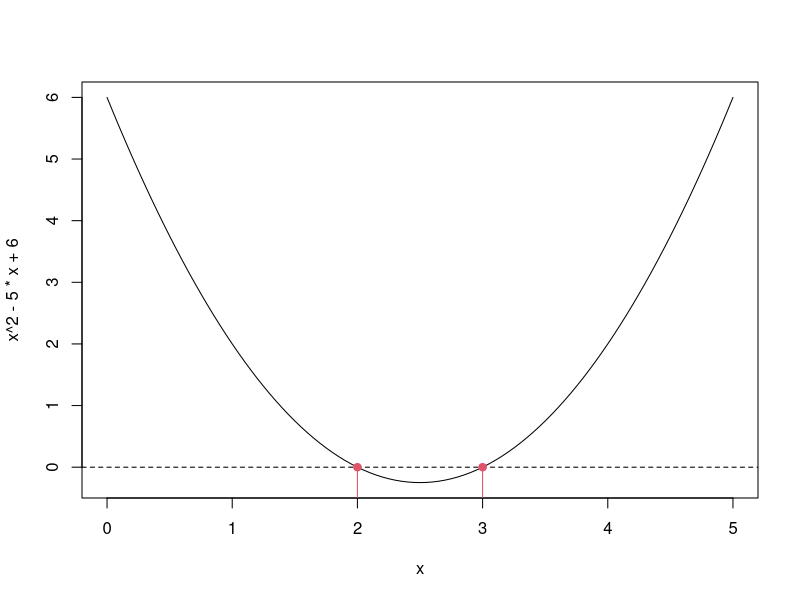
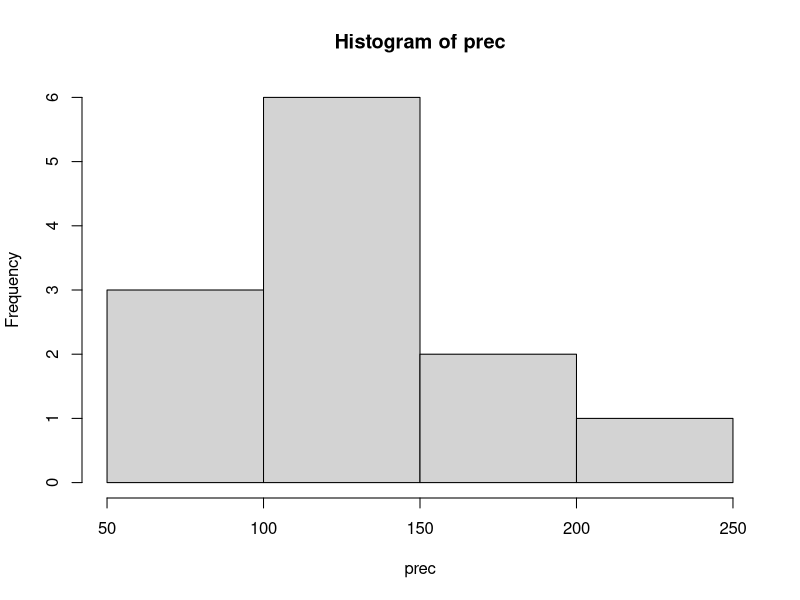
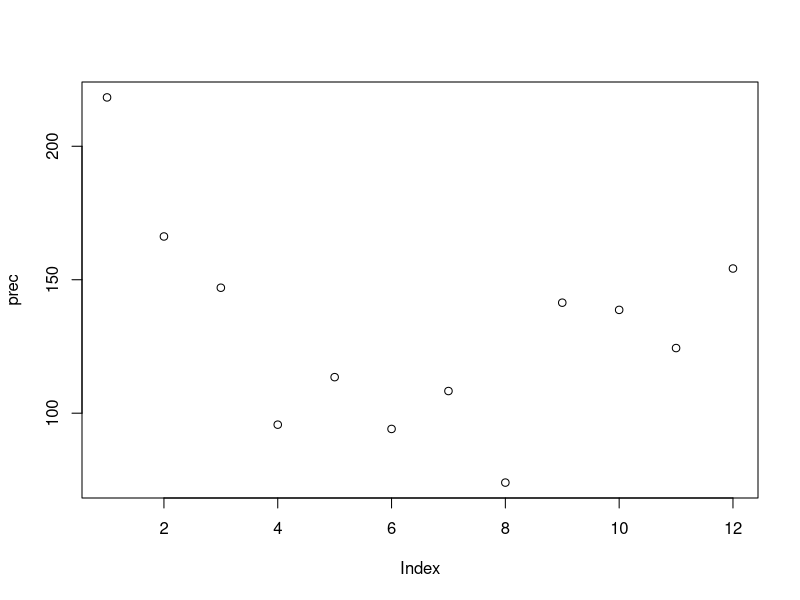
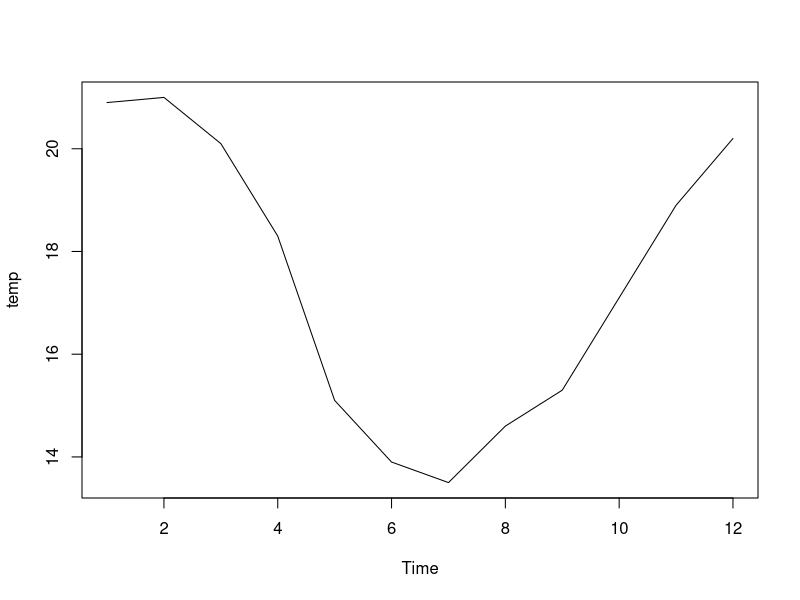
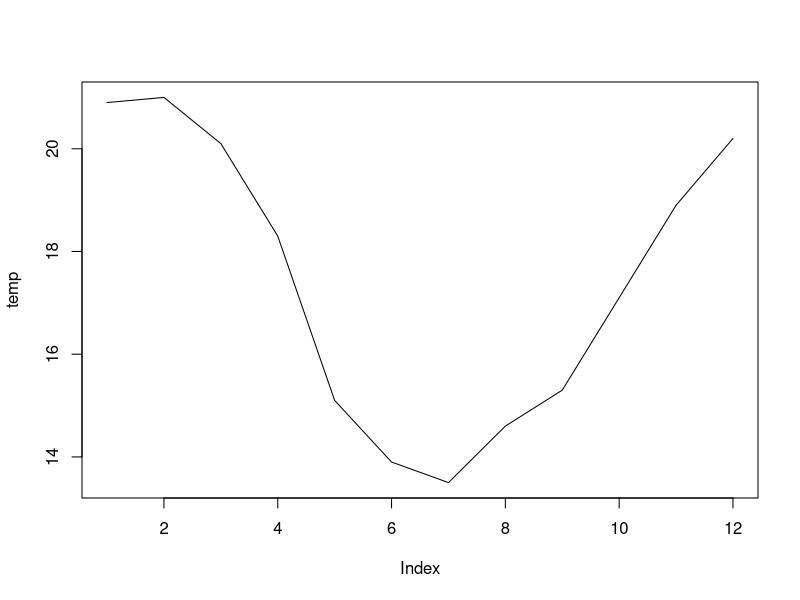
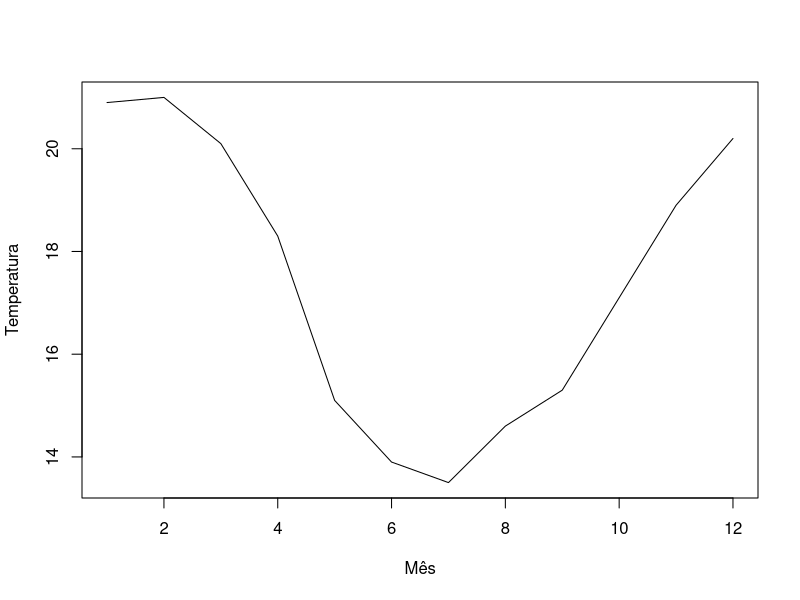
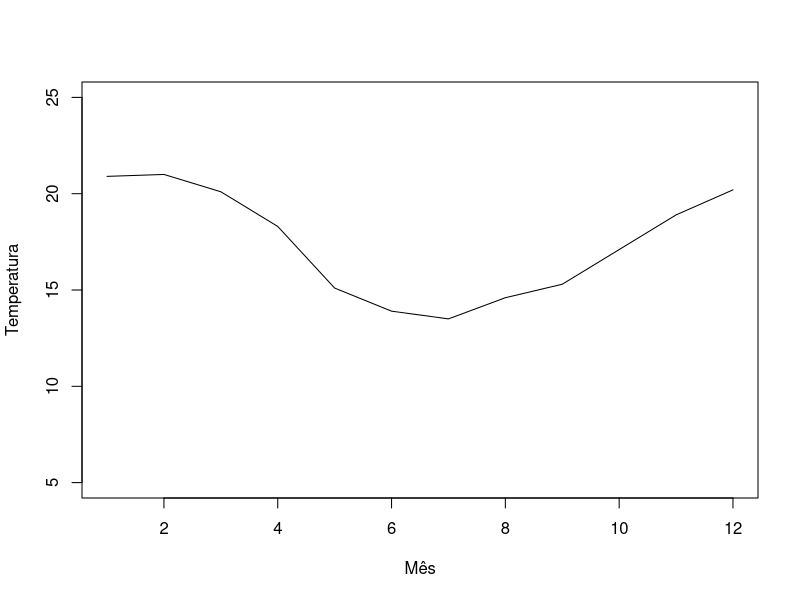
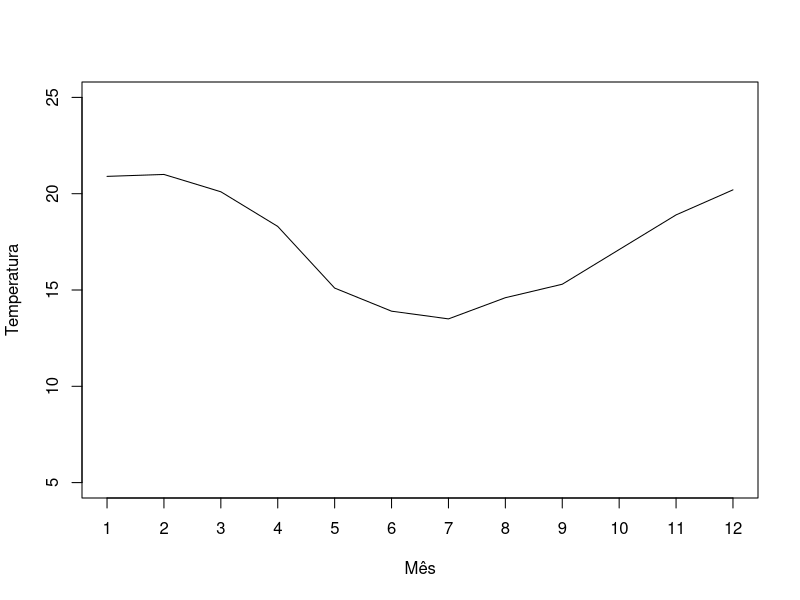

These charts were generated, in order, by the following R code:
##======================================================================
## Esse é o script mostrado e construído na aula do dia 2020-05-27. Ele
## é usado aqui para criar uma continuação na aula do dia 2020-06-03.

#########################################################################
##
## Disciplina Transversal
## MEPC-2020
## Aula 1   20/05/2020
##
## Profs Fernando Mayer e Paulo Justiniano
##
#########################################################################

##======================================================================
## Script pré aula
##----------------------------------------------------------------------

## Tudo que está depois de um '#' é um comentário e não será executado.

## O R como uma calculadora
2 + 2    # Com o cursor nesta linha, aperte Ctrl + Enter

## O comando acima é "enviado" ao console (abaixo) e executado. No
## entanto, o resultado da operação não está armazenada em nenhum lugar.
## Para "salvar" o resultado, atribua a operação à uma variável qualquer
x = 2 + 2

## Note que o resultado da operação não é mostrado. Para visualizar o
## resultado, digite o nome da variável
x

## Vamos criar uma nova variável, como resultado de outra operação
y = 3 * 2
y

## Podemos agora fazer operações com estas variáveis, como por exemplo
x + y

## Para visualizar as variáveis que criamos, usamos a função ls()
ls()

## Para remover as variáveis criadas, usamos a função rm()
rm(x, y)

## Verifique que 'x' e 'y' não existem mais
ls()


## Agora é a sua vez!

## Cria três variáveis: 'x', 'y' e 'z', com os respectivos valores: 5,
## 3, e 2.
x = 5
y = 3
z = 2
## NOTE que = deveria ser <-
x <- 5
y <- 3
z <- 2
## NOTE que também poderia fazer
x <- 5; y <- 3; z <- 2

## Divida x por y
x/y

## Calcule z vezes y
z * y

## Calcule 2 vezes y, salvando o resultado em uma nova variável chamada
## 'w'
w <- 2 * y
2 * y -> w
w

## Calcule x vezes w
x * w

## Convertendo escalas de temperatura.
## Considere que você quer converter a temperatura de 25°C (graus
## Celsius - C) para as escalas Kelvin (K) e Fahrenheit (F).

## Crie uma variável para armazenar o valor da temperatura em Celsius (25)
temp_c <- 25
temp_c
temp_C <- 30
temp_C
temp.c <- 25
tempC <- 25

## NOTE sobre nomes de variáveis:
## - Não podem começar com número
## - Não podem conter espaço
## - "Sensível ao caso"
## - Podem ser separadas por ponto, underline, ou snakeCase ou CamelCase

## Crie uma nova variável para armazenar o resultado da conversão da
## temperatura em Celsius para Kelvin através da seguinte relação:
## K = C + 273.15
temp_k <- temp_c + 273.15
temp_k
(temp_k <- temp_c + 273.15)

## Crie uma nova variável para armazenar o resultado da conversão da
## temperatura em Celsius para Fahrenheit através da seguinte relação:
## F = (C * 9/5) + 32
(temp_f <- temp_c * 9/5 + 32)
## NOTE sobre ordem de operações
(temp_f <- (temp_c * 9/5) + 32)

## Agora faça o caminho inverso: converta a temperatura calculada em
## Kelvin para Celsius com
## C = K - 273.15
(temp_c <- temp_k - 273.15)

## Converta a temperatura em Fahrenheit para Celsius com
## C = (F - 32) * 5/9
(temp_c <- temp_f - 32 * 5/9)
## NOTE sobre ordem de operações
(temp_c <- (temp_f - 32) * 5/9)

## Encontre as raízes da equação x^2 - 5x + 6
## Veja https://pt.wikipedia.org/wiki/Equação_quadrática
a <- 1; b <- -5; c <- 6
## Fórmula de Bhaskara
(-b - sqrt(b^2 - 4 * a * c))/(2 * a)
(-b + sqrt(b^2 - 4 * a * c))/(2 * a)

## Visualização
curve(x^2 - 5 * x + 6, from = 0, to = 5)
abline(h = 0, lty = 2)
segments(x0 = 2, y0 = -1, x1 = 2, y1 = 0, col = 2)
segments(x0 = 3, y0 = -1, x1 = 3, y1 = 0, col = 2)
points(2, 0, pch = 19, col = 2)
points(3, 0, pch = 19, col = 2)


##----------------------------------------------------------------------
## FIM Script pré aula
##======================================================================

x <- 2
vet <- c(5, 3, 2)
vet
length(vet)

temp <- c(temp_c, temp_k, temp_f)
temp
names(temp)
names(temp) <- c("Celsius", "Kelvin", "Fahrenheit")
names(temp)
temp

## Regra da reciclagem

vet
vet + 2
vet + c(2, 4, 5)

vet + c(2, 4)

## Indexação
vet[1]
vet[3]
vet[-1]
vet[c(1, 3)]
vet[-c(1, 3)]
vet[]

## Seleção condicional
vet[3]
vet[vet == 2]
vet[vet >= 3]
vet[vet != 3]

vet == 2


prec <- c(218.3, 166.2, 147, 95.7, 113.5, 94.1, 108.3, 74, 141.4,
          138.7, 124.4, 154.2)
summary(prec)
mean(prec)
hist(prec)
plot(prec)

## Tudo no R é um objeto!
## Os objetos podem ter diferentes formatos.

nomes <- c("João", "Maria", "José")
nomes

sol <- c(160.5, 151.3, 163.1, 155.5, 148.8, 141.3, 162.1,
         173, 124.3, 136.7, 163.5, 164.7)

## O script da aula do dia 2020-05-27 termina aqui
##======================================================================

##======================================================================
## Continuação

## A ideia agora é "misturar" coisas mais aplicadas com coisas mais
## conceituais, começando pela continuação desse exemplo de Curitiba.

##----------------------------------------------------------------------
## PERGUNTAS da aula anterior:

## 1. Aline Aparecida: como plotar sendo y = valores médios de
## temperatura e x = horas de 0 a 23, sendo que todas as horas devem
## aparecer no eixo X?
## Resposta nos gráficos mais abaixo.

## 2. André Vinícius: Não faz diferença entre reais e inteiros? Como
## 9./5. ou 9/5
## Resposta: não, porque
9/5
9./5.
typeof(9)
typeof(9/5)
typeof(9./5.)
9L
typeof(9L)
as.integer(9)
typeof(as.integer(9))
##----------------------------------------------------------------------

##======================================================================
## Entrada de dados manual

##----------------------------------------------------------------------
## Dados de horas de sol, precipitação e temperatura, por mês, na cidade
## de Curitiba. Ver tabela em:
## https://pt.wikipedia.org/wiki/Curitiba#Clima

## Temperatura média mensal --------------------------------------------
temp <- c(20.9, 21, 20.1, 18.3, 15.1, 13.9, 13.5, 14.6, 15.3,
          17.1, 18.9, 20.2)
## NOTE falar sobre colocar tudo em uma linha ou quebrar linha (no
## script)
## NOTE mostrar indexação
temp[1]
temp[c(1, 3)]

## Medidas resumo
mean(temp)
median(temp)
sd(temp)
summary(temp)

## Dando nome para os elementos
meses <- c("Jan", "Fev", "Mar", "Abr", "Mai", "Jun", "Jul",
           "Ago", "Set", "Out", "Nov", "Dez")
meses
length(meses)
names(temp)
names(temp) <- meses
names(temp)
temp
## Medidas resumo
mean(temp)
median(temp)
sd(temp)
summary(temp)
range(temp)
min(temp)
max(temp)
## Indexação
temp[1]
temp["Jan"]
temp[c(1, 3)]
temp[c("Jan", "Mar")]

## Como descobrir temperaturas máximas e mínimas
which.min(temp)
which.max(temp)
temp[which.min(temp)]
temp[which.max(temp)]

## Objetos reservados no R
month.abb
month.name
letters
LETTERS

## Gráficos de série temporal
plot.ts(temp)
plot(temp, type = "l")
plot(temp, type = "l", xlab = "Mês", ylab = "Temperatura")
plot(temp, type = "l", xlab = "Mês", ylab = "Temperatura",
     ylim = c(5, 25))

## Para aparecer o mês 1
## NOTE resposta para a pergunta 1
plot(temp, type = "l", xlab = "Mês", ylab = "Temperatura",
     ylim = c(5, 25), axes = FALSE)
axis(2)
axis(1, at = 1:12, labels = 1:12)
box()

## Incluindo os meses identificados pelo nome
plot(temp, type = "l", xlab = "Mês", ylab = "Temperatura",
     ylim = c(5, 25), axes = FALSE)
axis(2)
axis(1, at = 1:12, labels = meses)
box()

## Completo
plot(temp, type = "l", xlab = "Mês",
     ylab = expression(paste("Temperatura (", degree, "C)")),
     ylim = c(5, 25), axes = FALSE,
     main = "Temperatura média na cidade de Curitiba",
     sub = "Fonte: https://pt.wikipedia.org/wiki/Curitiba#Clima")
axis(2)
axis(1, at = 1:12, labels = meses)
box()
## Para símbolos, veja ?plotmath

## Distribuição das temperaturas
hist(temp)
hist(temp, freq = FALSE) # não é proporção, e sim densidade
hist(temp, xlab = "Temperatura", ylab = "Frequência",
     main = "Temperatura média na cidade de Curitiba")

## Usando boxplot
quantile(temp)
## ver help(quantile) e mostrar que xistem 9 tipos implementados para o
## cálculo dos quantis
## Esses dois são equivalentes
fivenum(temp)
boxplot.stats(temp)$stats
boxplot(temp)
boxplot(temp, horizontal = TRUE)

## Comparando histograma com boxplot
par(mfrow = c(2, 1))
hist(temp)
boxplot(temp, horizontal = TRUE, ylim = c(12, 22))
par(mfrow = c(1, 1))

## Precipitação média mensal -------------------------------------------
prec <- c(218.3, 166.2, 147, 95.7, 113.5, 94.1, 108.3, 74, 141.4,
          138.7, 124.4, 154.2)
summary(prec)
mean(prec)
median(prec)
sd(prec)

## Gráficos de série temporal
plot(prec, type = "l")
plot(prec, type = "l", xlab = "Mês", ylab = "Precipitação")
plot(prec, type = "o", pch = 19, col = "blue",
     xlab = "Mês", ylab = "Precipitação")
plot(prec, type = "l", xlab = "Mês", ylab = "Precipitação",
     ylim = c(50, 230))
## Pode fazer a mesma coisa incluindo os meses abreviados

## Completo
plot(prec, type = "o", xlab = "Mês", ylab = "Precipitação (mm)",
     ylim = c(50, 230), axes = FALSE,
     pch = 19, col = "blue",
     main = "Precipitação média na cidade de Curitiba",
     sub = "Fonte: https://pt.wikipedia.org/wiki/Curitiba#Clima")
axis(2)
axis(1, at = 1:12, labels = meses)
box()

## Distribuição das precipitações
hist(prec)
hist(prec, freq = FALSE) # não é proporção, e sim densidade
hist(prec, xlab = "Precipitação (mm)", ylab = "Frequência",
     main = "Precipitação média na cidade de Curitiba")
box()

## Usando boxplot
quantile(prec)
fivenum(prec)
boxplot.stats(prec)$stats
boxplot(prec)
boxplot(prec, horizontal = TRUE)

## Comparando histograma com boxplot
par(mfrow = c(2, 1))
hist(prec)
boxplot(prec, horizontal = TRUE, ylim = c(50, 250))
par(mfrow = c(1, 1))

summary(prec)

## "Explorando" mais detalhes (se for necessário)
boxplot(prec, horizontal = TRUE, ylim = c(50, 250), axes = FALSE)
seq_prec <- seq(50, 250, 5)
axis(1, at = seq_prec, labels = seq_prec)
## axis(2) # não é o correto
box()
## grid(col = "gray")

## Variação
boxplot(prec, horizontal = TRUE, ylim = c(50, 250), axes = FALSE)
seq_prec <- seq(50, 250, 5)
axis(1, at = seq_prec, labels = seq_prec, las = 2, cex.axis = 0.8)
box()
grid()

## Relação entre temperatura e precipitação ----------------------------

## Pode fazer isso
plot(temp, prec)
## mas...

## Cria um data frame para as duas variáveis, incluindo os meses para
## referência
clima <- data.frame(meses, temp, prec, row.names = NULL)
clima
str(clima)
summary(clima)
dim(clima)

## Relação entre as duas variáveis (assumindo que a precipitação depende
## da temperatura)
plot(clima$temp, clima$prec)
## Usando fórmula
plot(prec ~ temp, data = clima)
plot(prec ~ temp, data = clima, pch = 19)
plot(prec ~ temp, data = clima, pch = 19,
     xlab = "Temperatura", ylab = "Precipitação")

## Horas de sol por mês ------------------------------------------------
sol <- c(160.5, 151.3, 163.1, 155.5, 148.8, 141.3, 162.1,
         173, 124.3, 136.7, 163.5, 164.7)
summary(sol)

plot(sol, type = "l")
plot(sol, type = "l", xlab = "Mês", ylab = "Horas de sol")
plot(sol, type = "o", xlab = "Mês", ylab = "Horas de sol",
     pch = 19, col = "red")
## Tudo feito anteriormente pode ser aplicado aqui também

## Completo
plot(sol, type = "o", xlab = "Mês", ylab = "Horas de sol",
     ylim = c(120, 180), axes = FALSE,
     pch = 19, col = "red",
     main = "Média das horas de sol na cidade de Curitiba",
     sub = "Fonte: https://pt.wikipedia.org/wiki/Curitiba#Clima")
axis(2)
axis(1, at = 1:12, labels = meses)
box()

## Distribuição das horas de sol
hist(sol)
hist(sol, freq = FALSE) # não é proporção, e sim densidade
hist(sol, xlab = "Horas de sol", ylab = "Frequência",
     main = "Média das horas de sol na cidade de Curitiba")
box()

## Usando boxplot
quantile(sol)
fivenum(sol)
boxplot.stats(sol)$stats
boxplot(sol)
boxplot(sol, horizontal = TRUE)

## Comparando histograma com boxplot
par(mfrow = c(2, 1))
hist(sol)
boxplot(sol, horizontal = TRUE, ylim = c(120, 180))
par(mfrow = c(1, 1))

## EXTRA
## Qual o percentual de sol em cada mês???
## Fazendo uma conta rápida: considere que um mês contém em média 30
## dias, e que cada dia possui, em média, 10 horas de duração, então:
## 30 dias * 10 horas = 300 horas
(horas_mes <- 30 * 10)
## Percentual de sol
sol_perc <- sol/horas_mes
summary(sol_perc)
plot(sol_perc, type = "l")
plot(sol_perc, type = "l", ylim = c(0, 1))
abline(h = 0.5, lty = 2, col = 2)

## Distribuição do percentual de sol
hist(sol_perc)
hist(sol_perc * 100, main = "", xlab = "Percentual de sol (%)",
     ylab = "Frequência")


## Relação entre as três variáveis -------------------------------------

## Inclui horas de sol no mesmo data frame
clima
clima$sol <- sol
## cbind(clima, sol)
summary(clima)
clima

## Temperatura e precipitação
plot(prec ~ temp, data = clima, pch = 19)

## Temperatura e horas de sol (assumindo que a temperatura depende da
## quantidade de sol)
plot(temp ~ sol, data = clima, pch = 19)

## Precipitação e horas de sol (assumindo que a precipitação depende da
## quantidade de sol)
plot(prec ~ sol, data = clima, pch = 19)

## Todos na mesma janela
par(mfrow = c(1, 3))
plot(prec ~ temp, data = clima, pch = 19)
plot(temp ~ sol, data = clima, pch = 19)
plot(prec ~ sol, data = clima, pch = 19)
par(mfrow = c(1, 1))

## clima_long <- stack(clima[, 2:4])
## str(clima_long)
## histogram(~values | ind, data = clima_long, layout = c(3, 1))

##----------------------------------------------------------------------
## Funções
## Outros tipos de vetores (incluindo indexação)
##----------------------------------------------------------------------
